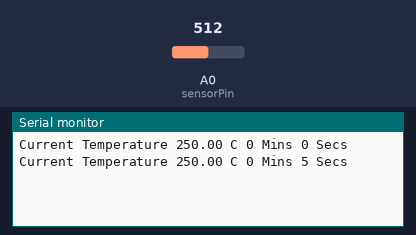
Recording of a sketch running on a simulated Arduino Uno, built with avr-gcc and run on an emulated ATmega328P. Shown: the last lines printed to the serial monitor. Inputs (shaded band) come from the test bench; at power-on: A0 (sensorPin) = 512.

Above: at 5.8 s.
5.9 s: A0 (sensorPin) set to 716
At 10.3 s:
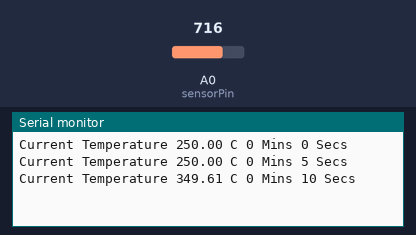
11.9 s: A0 (sensorPin) set to 900
At 15.4 s:
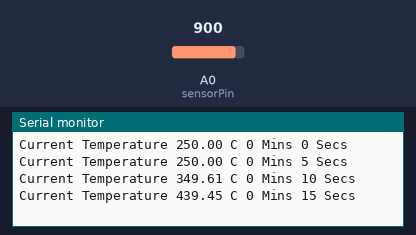
Timing chart, 0 to 16.9 s (numbered marks = the images above; inputs shaded):
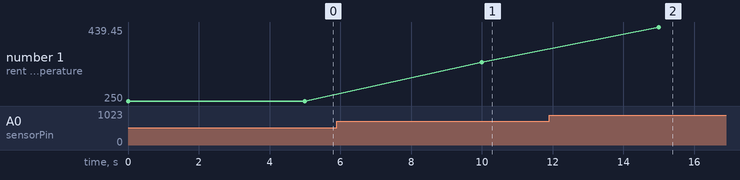

Measured:
- after the input at 5.9 s, the serial monitor: prints a new line after 4.1 s (image 1)
- after the input at 11.9 s, the serial monitor: prints a new line after 3.1 s (image 2)
- plotted number 1: 250 → 349.61 after the input at 5.9 s, 349.61 → 439.45 after the input at 11.9 s

The sketch:

Sensor.ino
```cpp
//Rohan Rajesh Kalbag and Aabir Lal Biswas
//Board Used - Arduino UNO R3 Microcontroller Board
int analogInt;
int sensorPin = A0;
int timer = 0;

void setup()
{
  pinMode(sensorPin,INPUT); //set sensorPin to input
  Serial.begin(9600);// Begin serial monitor
}

void loop()
{
  analogInt = analogRead(sensorPin); //ranges from 0 to 1023
  float millivoltage = (analogInt/1024.0)*5000; //input is +5V
  float temp = millivoltage/10;
  Serial.print("Current Temperature ");
  Serial.print(temp);
  Serial.print(" C ");
  Serial.print(timer/60);
  Serial.print(" Mins ");
  Serial.print(timer%60);
  Serial.print(" Secs");
  timer += 5;
  Serial.println();
  delay(5000);
  //the output from serial monitor was converted to .txt file
}
```
